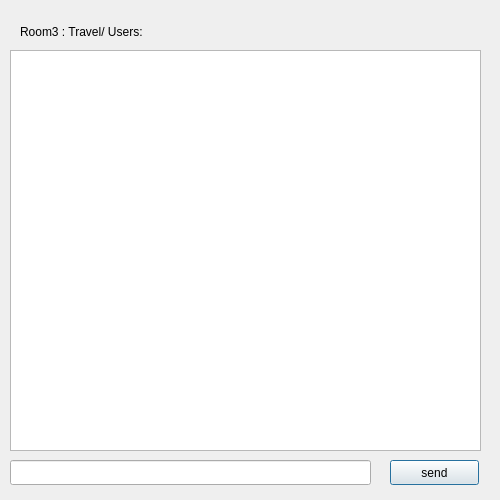
<?xml version="1.0" encoding="UTF-8"?>
<ui version="4.0">
 <class>travel</class>
 <widget class="QDialog" name="travel">
  <property name="geometry">
   <rect>
    <x>0</x>
    <y>0</y>
    <width>500</width>
    <height>500</height>
   </rect>
  </property>
  <property name="windowTitle">
   <string>Dialog</string>
  </property>
  <widget class="QPushButton" name="pushButton">
   <property name="geometry">
    <rect>
     <x>390</x>
     <y>460</y>
     <width>89</width>
     <height>25</height>
    </rect>
   </property>
   <property name="text">
    <string>send</string>
   </property>
  </widget>
  <widget class="QListView" name="listView">
   <property name="geometry">
    <rect>
     <x>10</x>
     <y>50</y>
     <width>471</width>
     <height>401</height>
    </rect>
   </property>
  </widget>
  <widget class="QLineEdit" name="lineEdit">
   <property name="geometry">
    <rect>
     <x>10</x>
     <y>460</y>
     <width>361</width>
     <height>25</height>
    </rect>
   </property>
  </widget>
  <widget class="QLabel" name="label">
   <property name="geometry">
    <rect>
     <x>20</x>
     <y>16</y>
     <width>311</width>
     <height>31</height>
    </rect>
   </property>
   <property name="text">
    <string>Room3 : Travel/ Users:</string>
   </property>
  </widget>
 </widget>
 <resources/>
 <connections/>
</ui>
